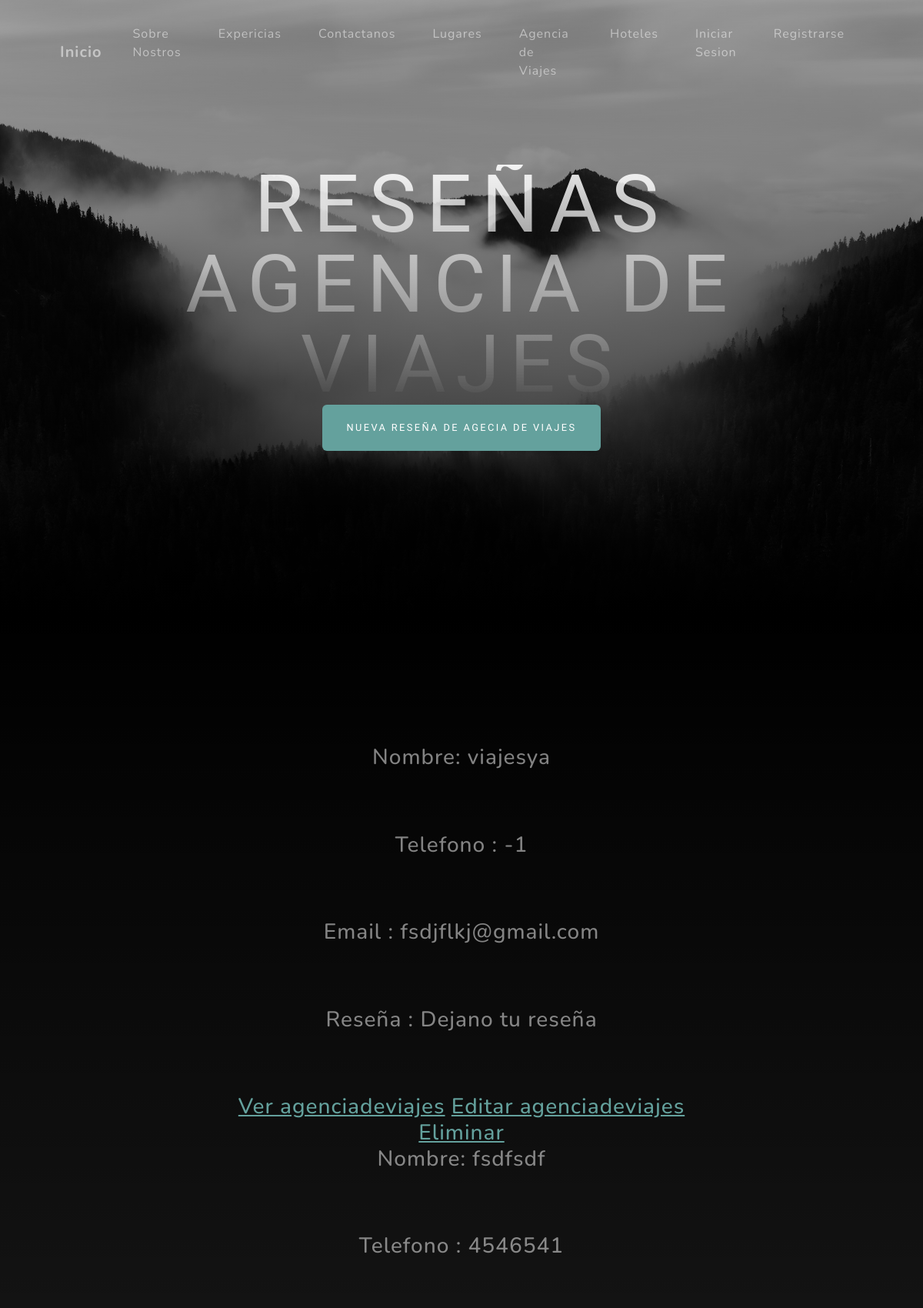
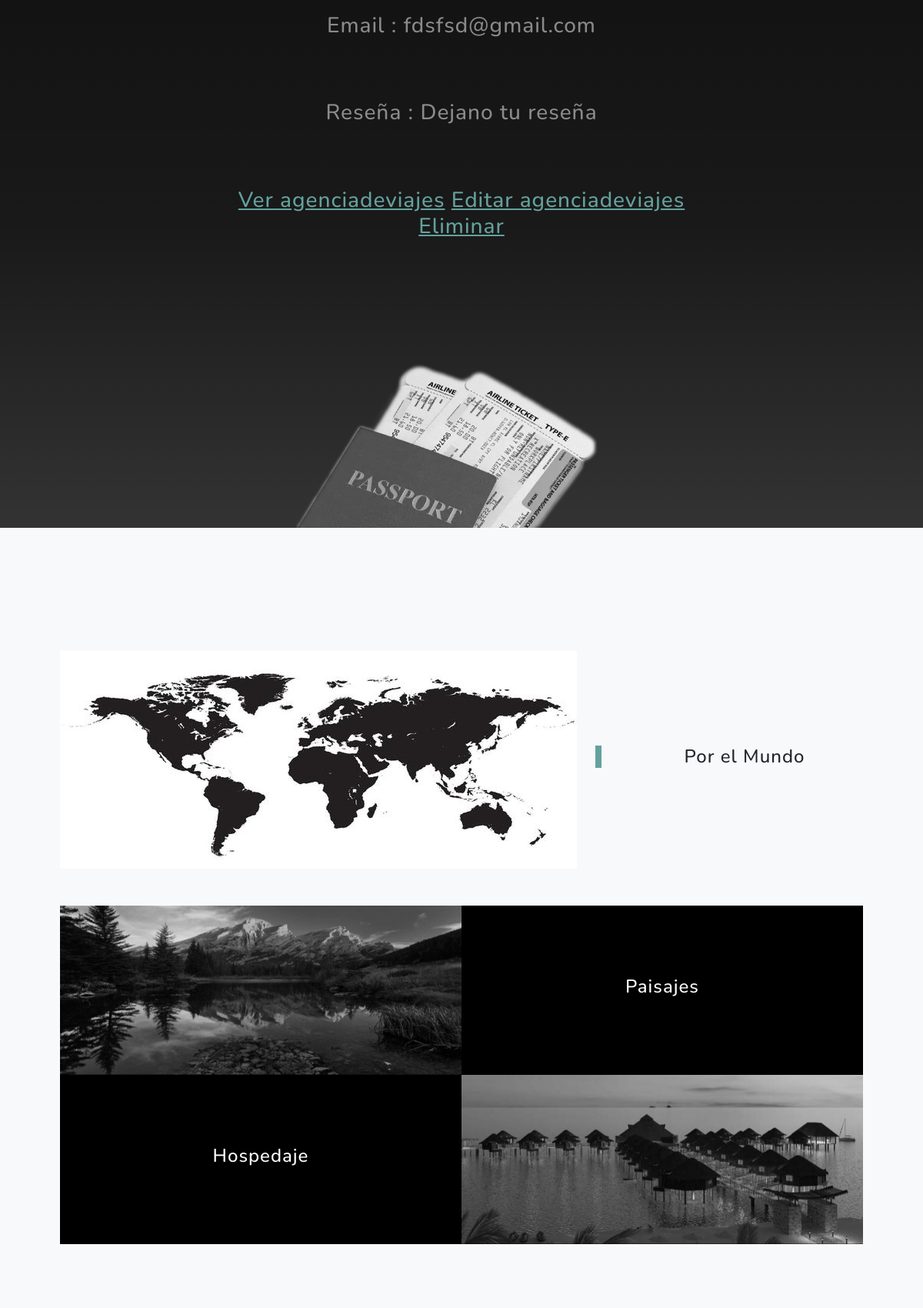
Page /AppTrip/agencia/lista/ (upper part) on the committed database (2 pictures, top to bottom).
### AppTrip/models.py (models this page shows)
class agenciaDeviajes(models.Model):
    nombre = models.CharField(max_length=250)
    telefono = models.IntegerField()
    email = models.EmailField()
    reseña = models.TextField(default="Dejano tu reseña")

### AppTrip/views.py (the view)
# urls.py: path("agencia/lista/", ListaagenciaDeviajes.as_view(), name="agenciaDeviajesLista"),
class ListaagenciaDeviajes(ListView):
    model= agenciaDeviajes
    template_name="AppTrip/agenciadeviajes/agenciadeviajes_list.html"

### AppTrip/templates/AppTrip/agenciadeviajes/agenciadeviajes_list.html
{% extends "AppTrip/padres/padreagencias.html" %}
{% load static %}
{% block titulo %}
Reseñas agencia  de viajes
{% endblock %}
{% block presentacion %}
{% for agenciadeviajes in object_list %}
<p>Nombre: {{agenciadeviajes.nombre}} </p>
<p> Telefono : {{agenciadeviajes.telefono}} </p>
<p> Email : {{agenciadeviajes.email}} </p>
<p> Reseña : {{agenciadeviajes.reseña}} </p>
    <a href="{% url 'agenciaDeviajesDetalle' agenciadeviajes.id   %}" >Ver agenciadeviajes</a>
    <a href="{% url 'agenciaDeviajesEditar' agenciadeviajes.id   %}" >Editar agenciadeviajes</a>
    <a href="{% url 'agenciaDeviajesBorrar'  agenciadeviajes.id %}">Eliminar</a>
    <br>
{% endfor %}
{% endblock %}
{% block boton %}
<a class="btn btn-primary" href="{% url 'agenciaDeviajesCrear' %}">Nueva reseña de Agecia de viajes</a>
 {% endblock %}

### rows in the picture
agenciaDeviajes: nombre "viajesya", telefono "-1", email "fsdjflkj@gmail.com", reseña "Dejano tu reseña"
agenciaDeviajes: nombre "fsdfsdf", telefono "4546541", email "fdsfsd@gmail.com", reseña "Dejano tu reseña"
